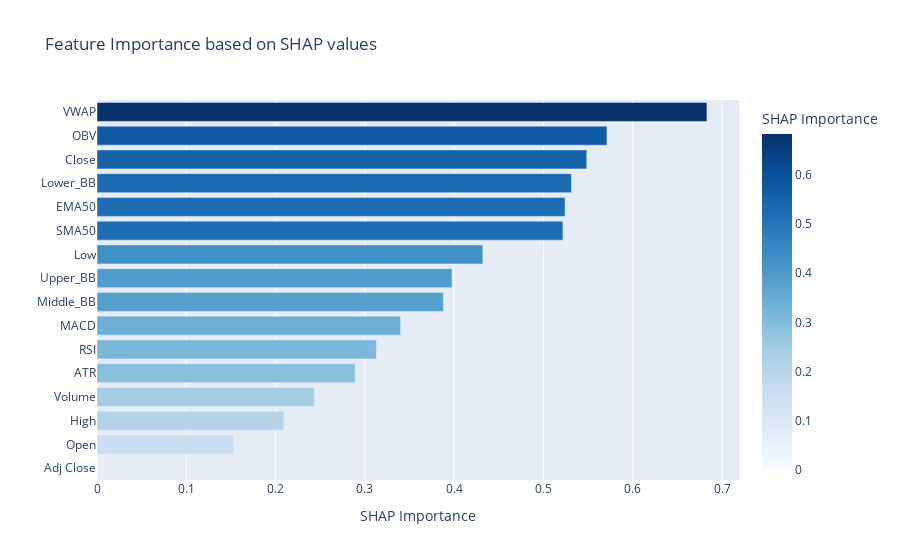

Notebook source saved alongside this figure:
### Code cell
fig = px.bar(importance_df, x='shap_importance', y='feature', orientation='h', 
             title='Feature Importance based on SHAP values', color='shap_importance',
             labels={'shap_importance':'SHAP Importance', 'feature':''}, color_continuous_scale='Blues')

fig.update_layout(yaxis={'categoryorder':'total ascending'})

fig.show()

### Figure 1 — Plotly figure (JSON) as saved in the notebook; plotly's stock layout.template omitted (floating-point values rounded to 4 significant figures)
{"data": [{"alignmentgroup": "True", "hovertemplate": "SHAP Importance=%{marker.color}<br>=%{y}<extra></extra>", "legendgroup": "", "marker": {"color": [0.6831, 0.5711, 0.5485, 0.5313, 0.5242, 0.5219, 0.4321, 0.3976, 0.3879, 0.34, 0.3129, 0.2891, 0.2435, 0.2092, 0.1531, 0], "coloraxis": "coloraxis", "pattern": {"shape": ""}}, "name": "", "offsetgroup": "", "orientation": "h", "showlegend": false, "textposition": "auto", "type": "bar", "x": [0.6831, 0.5711, 0.5485, 0.5313, 0.5242, 0.5219, 0.4321, 0.3976, 0.3879, 0.34, 0.3129, 0.2891, 0.2435, 0.2092, 0.1531, 0], "xaxis": "x", "y": ["VWAP", "OBV", "Close", "Lower_BB", "EMA50", "SMA50", "Low", "Upper_BB", "Middle_BB", "MACD", "RSI", "ATR", "Volume", "High", "Open", "Adj Close"], "yaxis": "y"}], "layout": {"barmode": "relative", "coloraxis": {"colorbar": {"title": {"text": "SHAP Importance"}}, "colorscale": [[0, "rgb(247,251,255)"], [0.125, "rgb(222,235,247)"], [0.25, "rgb(198,219,239)"], [0.375, "rgb(158,202,225)"], [0.5, "rgb(107,174,214)"], [0.625, "rgb(66,146,198)"], [0.75, "rgb(33,113,181)"], [0.875, "rgb(8,81,156)"], [1, "rgb(8,48,107)"]]}, "legend": {"tracegroupgap": 0}, "title": {"text": "Feature Importance based on SHAP values"}, "xaxis": {"anchor": "y", "domain": [0, 1], "title": {"text": "SHAP Importance"}}, "yaxis": {"anchor": "x", "categoryorder": "total ascending", "domain": [0, 1], "title": {"text": ""}}}}
